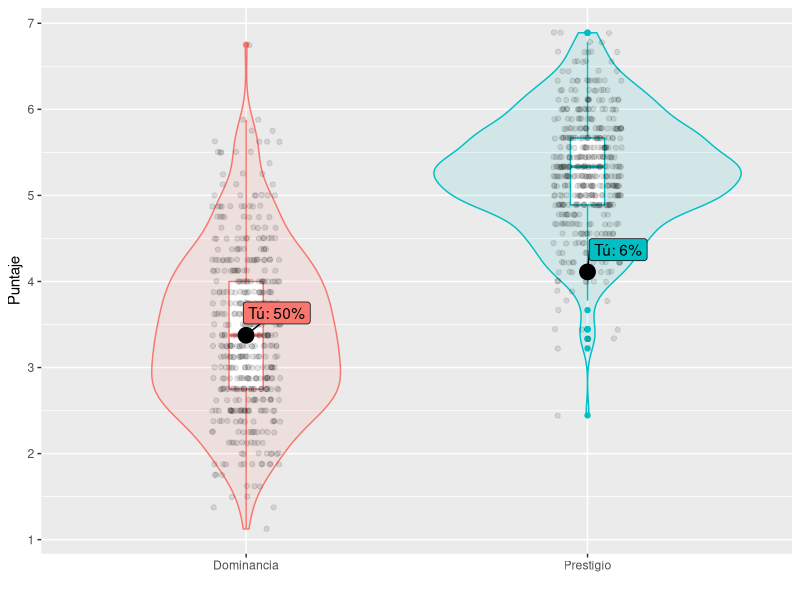

Recreate this plot in R.
library(readr)
library(tidyverse)
library(scales)
library(ggrepel)


format(Sys.time(), "%Y-%m-%d %X")


dp <- read_csv("Dominancia_Prestigio.csv") |> 
  rowwise() |> 
  mutate(Dominancia = sum(i03, i05, i07, i09, (8-i10), i11, (8-i12), i16)/8,
         Prestigio = sum(i01, (8-i02), i04, (8-i06), i08, i13, i14, i15, (8-i17))/9)

dpLong <- dp |> 
  select(num, Dominancia, Prestigio) |> 
  pivot_longer(cols = Dominancia:Prestigio, names_to = "Variable", values_to = "Puntaje") 

dpLongMax <- dpLong |> 
  group_by(Variable) |> 
  mutate(Percentil = ntile(Puntaje, 100)) |> 
  ungroup() |> 
  filter(num == max(num, na.rm=TRUE))

ggplot(dpLong, aes(y = Puntaje, x = Variable)) +
  geom_violin(aes(fill = Variable, color = Variable), alpha = 0.1) +
  geom_boxplot(aes(color = Variable), width = 0.1) +
  geom_jitter(alpha = 0.1, width = 0.1) +
  geom_point(data = dpLongMax, aes(color = Variable), size = 5, color = "black") +
  geom_label_repel(data = dpLongMax, 
                   aes(label = paste0("Tú: ", Percentil, "%"), 
                       fill = Variable, color = Variable), 
                  color = "black",
                  #arrow = arrow(type = "closed", ends = "first"),
                  point.padding = NA,
                  box.padding = 0.5) +
  ylim(c(1,7)) +
  scale_y_continuous(breaks = scales::pretty_breaks()) +
  labs(x = "") +
  theme(legend.position = "none") 
  
